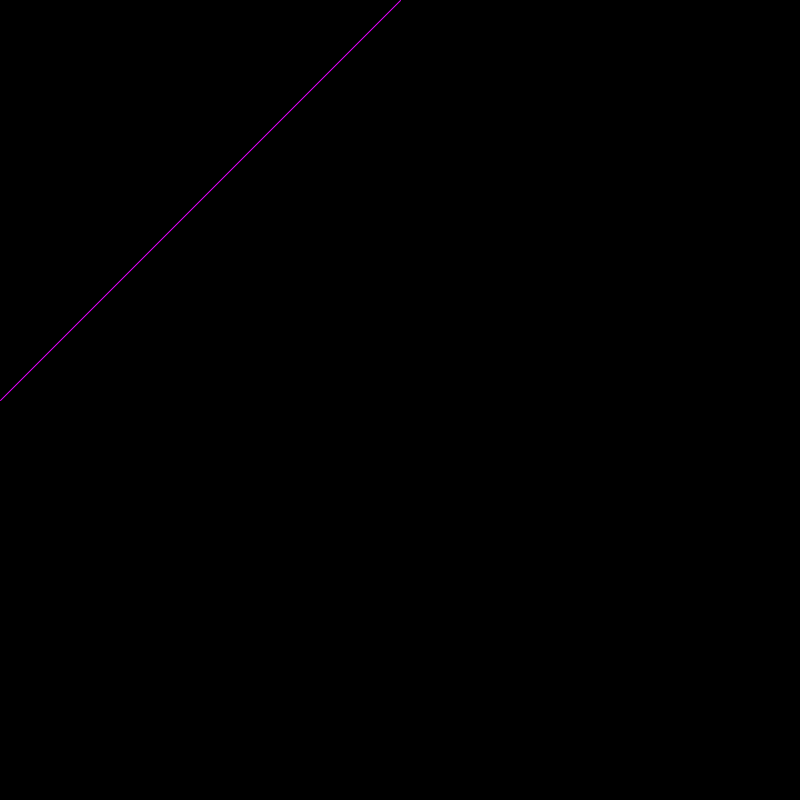
Frame 1 (no input)
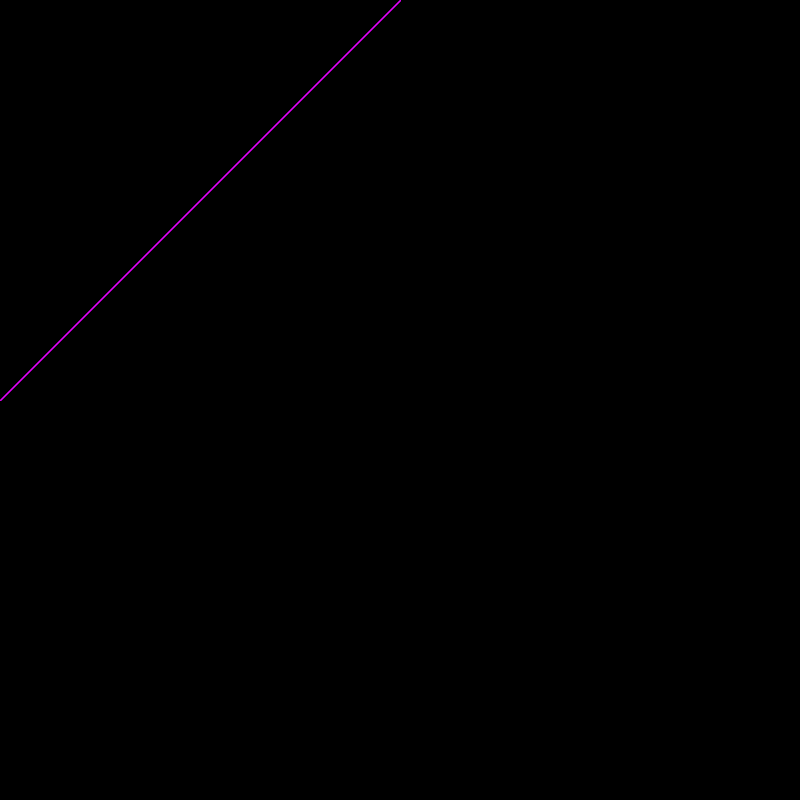
Frame 60 (the mouse pressed at the canvas centre just before this capture)
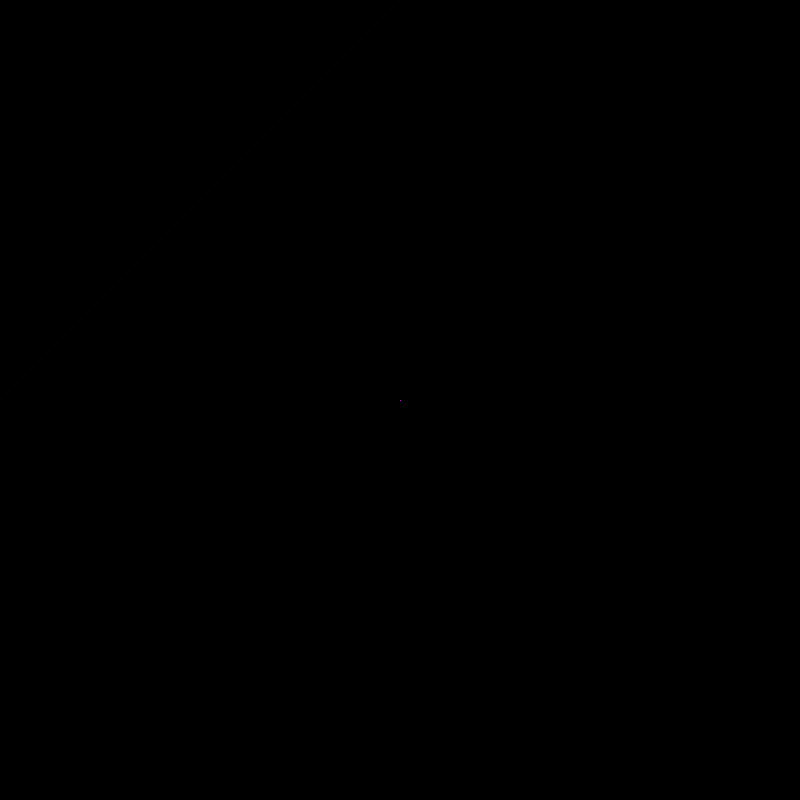
Frame 120 (the mouse held since frame 60 and released just before this capture)

The Processing sketch that drew these frames (run headless with seeded random() and noise(); from frame 60 on, the mouse is pressed at the canvas centre):

// Processing sketch: processing_75355
// ── processing_75355.pde

  float fade = 50;


void setup() {
  size(800,800);
  
  background(0);
  smooth();
  stroke(random(360),0,360,500);
  noFill();
  colorMode(HSB);

}
 
void draw() {
 
  fill(0,fade);
  rect(-1,-1, width+1, height+1);
  line(mouseY,height/2,width/2,mouseX);
}
void keyPressed() {
 
  if(key != CODED)
    switch(key)
    {
     
      case 'd': fade = 0; break;
     
    }
}
void keyReleased() {
 
  if(key != CODED)
    switch(key)
    {
      
      case 'd': fade = 50;
     
    }
}
 
void clearBoard()
{
  background(0);
}

void mouseReleased(){
  stroke(random(360),random(500),360,500);
}
void mouseDragged() {
  stroke(random(360),random(500),360,500);
}
